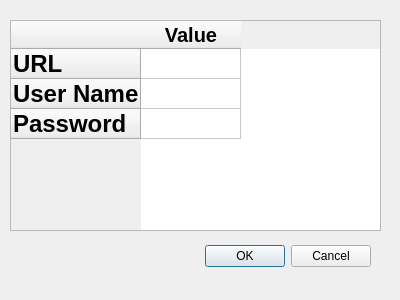
<?xml version="1.0" encoding="UTF-8"?>
<ui version="4.0">
 <class>QRealTimeDialogBase</class>
 <widget class="QDialog" name="QRealTimeDialogBase">
  <property name="geometry">
   <rect>
    <x>0</x>
    <y>0</y>
    <width>400</width>
    <height>300</height>
   </rect>
  </property>
  <property name="windowTitle">
   <string>QGIS_Real_Time</string>
  </property>
  <widget class="QDialogButtonBox" name="button_box">
   <property name="geometry">
    <rect>
     <x>30</x>
     <y>240</y>
     <width>341</width>
     <height>32</height>
    </rect>
   </property>
   <property name="orientation">
    <enum>Qt::Horizontal</enum>
   </property>
   <property name="standardButtons">
    <set>QDialogButtonBox::Cancel|QDialogButtonBox::Ok</set>
   </property>
  </widget>
  <widget class="QTableWidget" name="tableWidget">
   <property name="geometry">
    <rect>
     <x>10</x>
     <y>20</y>
     <width>371</width>
     <height>211</height>
    </rect>
   </property>
   <property name="maximumSize">
    <size>
     <width>371</width>
     <height>211</height>
    </size>
   </property>
   <row>
    <property name="text">
     <string>URL</string>
    </property>
    <property name="font">
     <font>
      <pointsize>18</pointsize>
      <weight>75</weight>
      <bold>true</bold>
     </font>
    </property>
   </row>
   <row>
    <property name="text">
     <string>User Name</string>
    </property>
    <property name="font">
     <font>
      <pointsize>18</pointsize>
      <weight>75</weight>
      <bold>true</bold>
     </font>
    </property>
   </row>
   <row>
    <property name="text">
     <string>Password</string>
    </property>
    <property name="font">
     <font>
      <pointsize>18</pointsize>
      <weight>75</weight>
      <bold>true</bold>
     </font>
    </property>
   </row>
   <column>
    <property name="text">
     <string>Value</string>
    </property>
    <property name="font">
     <font>
      <pointsize>15</pointsize>
      <weight>75</weight>
      <bold>true</bold>
     </font>
    </property>
   </column>
   <item row="0" column="0">
    <property name="text">
     <string/>
    </property>
    <property name="flags">
     <set>ItemIsEditable|ItemIsDragEnabled|ItemIsEnabled</set>
    </property>
   </item>
   <item row="1" column="0">
    <property name="flags">
     <set>ItemIsSelectable|ItemIsEditable|ItemIsDragEnabled|ItemIsEnabled</set>
    </property>
   </item>
   <item row="2" column="0">
    <property name="flags">
     <set>ItemIsEditable|ItemIsDragEnabled|ItemIsEnabled</set>
    </property>
   </item>
  </widget>
 </widget>
 <resources/>
 <connections>
  <connection>
   <sender>button_box</sender>
   <signal>accepted()</signal>
   <receiver>QRealTimeDialogBase</receiver>
   <slot>accept()</slot>
   <hints>
    <hint type="sourcelabel">
     <x>20</x>
     <y>20</y>
    </hint>
    <hint type="destinationlabel">
     <x>20</x>
     <y>20</y>
    </hint>
   </hints>
  </connection>
  <connection>
   <sender>button_box</sender>
   <signal>rejected()</signal>
   <receiver>QRealTimeDialogBase</receiver>
   <slot>reject()</slot>
   <hints>
    <hint type="sourcelabel">
     <x>20</x>
     <y>20</y>
    </hint>
    <hint type="destinationlabel">
     <x>20</x>
     <y>20</y>
    </hint>
   </hints>
  </connection>
 </connections>
</ui>
